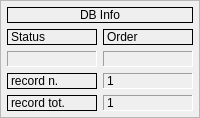
    <widget class="QFrame" name="frame_dbinfo">
     <property name="sizePolicy">
      <sizepolicy hsizetype="Preferred" vsizetype="Preferred">
       <horstretch>0</horstretch>
       <verstretch>0</verstretch>
      </sizepolicy>
     </property>
     <property name="frameShape">
      <enum>QFrame::StyledPanel</enum>
     </property>
     <property name="frameShadow">
      <enum>QFrame::Raised</enum>
     </property>
     <layout class="QGridLayout" name="gridLayout_5">
      <property name="leftMargin">
       <number>6</number>
      </property>
      <property name="topMargin">
       <number>6</number>
      </property>
      <property name="rightMargin">
       <number>6</number>
      </property>
      <property name="bottomMargin">
       <number>6</number>
      </property>
      <item row="0" column="0">
       <widget class="QLabel" name="label_42">
        <property name="autoFillBackground">
         <bool>true</bool>
        </property>
        <property name="frameShape">
         <enum>QFrame::Panel</enum>
        </property>
        <property name="text">
         <string>DB Info</string>
        </property>
        <property name="alignment">
         <set>Qt::AlignCenter</set>
        </property>
       </widget>
      </item>
     <item row="2" column="0">
      <layout class="QGridLayout" name="gridLayout_3">
       <item row="1" column="1">
        <widget class="QLabel" name="label_rec_tot">
         <property name="cursor">
          <cursorShape>ForbiddenCursor</cursorShape>
         </property>
         <property name="mouseTracking">
          <bool>false</bool>
         </property>
         <property name="contextMenuPolicy">
          <enum>Qt::DefaultContextMenu</enum>
         </property>
         <property name="frameShape">
          <enum>QFrame::Panel</enum>
         </property>
         <property name="frameShadow">
          <enum>QFrame::Sunken</enum>
         </property>
         <property name="text">
          <string>1</string>
         </property>
        </widget>
       </item>
       <item row="0" column="0">
        <widget class="QLabel" name="label_27">
         <property name="frameShape">
          <enum>QFrame::Panel</enum>
         </property>
         <property name="text">
          <string>record n.</string>
         </property>
         <property name="margin">
          <number>0</number>
         </property>
        </widget>
       </item>
       <item row="0" column="1">
        <widget class="QLabel" name="label_rec_corrente">
         <property name="cursor">
          <cursorShape>ForbiddenCursor</cursorShape>
         </property>
         <property name="mouseTracking">
          <bool>false</bool>
         </property>
         <property name="contextMenuPolicy">
          <enum>Qt::DefaultContextMenu</enum>
         </property>
         <property name="frameShape">
          <enum>QFrame::Panel</enum>
         </property>
         <property name="frameShadow">
          <enum>QFrame::Sunken</enum>
         </property>
         <property name="text">
          <string>1</string>
         </property>
        </widget>
       </item>
       <item row="1" column="0">
        <widget class="QLabel" name="label_28">
         <property name="frameShape">
          <enum>QFrame::Panel</enum>
         </property>
         <property name="text">
          <string>record tot.</string>
         </property>
         <property name="margin">
          <number>0</number>
         </property>
        </widget>
       </item>
      </layout>
     </item>
     <item row="1" column="0">
      <layout class="QGridLayout" name="gridLayout_4">
       <item row="0" column="1">
        <widget class="QLabel" name="label_43">
         <property name="frameShape">
          <enum>QFrame::Panel</enum>
         </property>
         <property name="text">
          <string>Order</string>
         </property>
         <property name="margin">
          <number>0</number>
         </property>
        </widget>
       </item>
       <item row="1" column="1">
        <widget class="QLabel" name="label_sort">
         <property name="cursor">
          <cursorShape>ForbiddenCursor</cursorShape>
         </property>
         <property name="mouseTracking">
          <bool>false</bool>
         </property>
         <property name="contextMenuPolicy">
          <enum>Qt::DefaultContextMenu</enum>
         </property>
         <property name="frameShape">
          <enum>QFrame::Panel</enum>
         </property>
         <property name="frameShadow">
          <enum>QFrame::Sunken</enum>
         </property>
         <property name="text">
          <string />
         </property>
         <property name="alignment">
          <set>Qt::AlignCenter</set>
         </property>
         <property name="margin">
          <number>0</number>
         </property>
        </widget>
       </item>
       <item row="0" column="0">
        <widget class="QLabel" name="label_34">
         <property name="frameShape">
          <enum>QFrame::Panel</enum>
         </property>
         <property name="text">
          <string>Status</string>
         </property>
         <property name="margin">
          <number>0</number>
         </property>
        </widget>
       </item>
       <item row="1" column="0">
        <widget class="QLabel" name="label_status">
         <property name="minimumSize">
          <size>
           <width>40</width>
           <height>0</height>
          </size>
         </property>
         <property name="cursor">
          <cursorShape>ForbiddenCursor</cursorShape>
         </property>
         <property name="mouseTracking">
          <bool>false</bool>
         </property>
         <property name="contextMenuPolicy">
          <enum>Qt::DefaultContextMenu</enum>
         </property>
         <property name="frameShape">
          <enum>QFrame::Panel</enum>
         </property>
         <property name="frameShadow">
          <enum>QFrame::Sunken</enum>
         </property>
         <property name="text">
          <string />
         </property>
         <property name="alignment">
          <set>Qt::AlignCenter</set>
         </property>
         <property name="margin">
          <number>0</number>
         </property>
        </widget>
       </item>
      </layout>
     </item>
    </layout>
   </widget>
